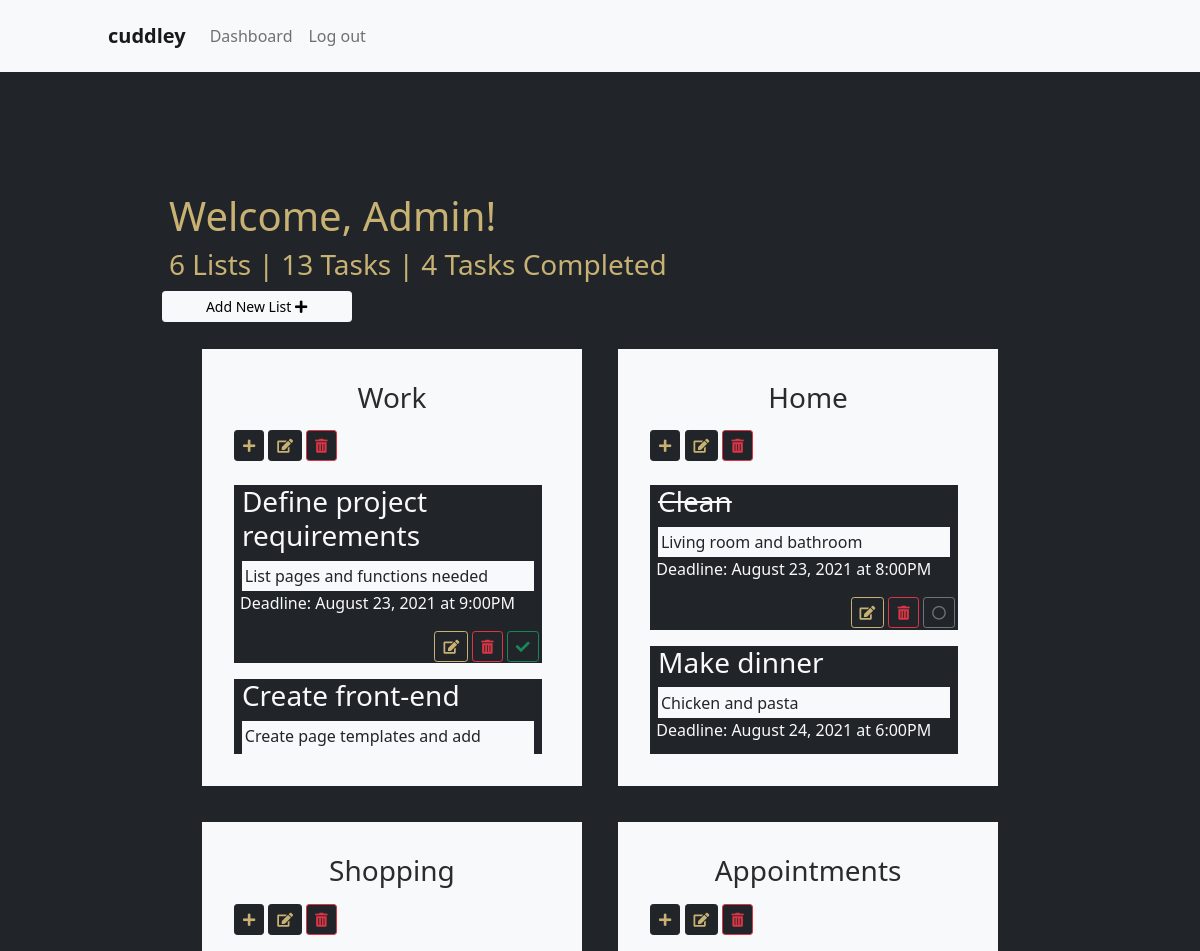
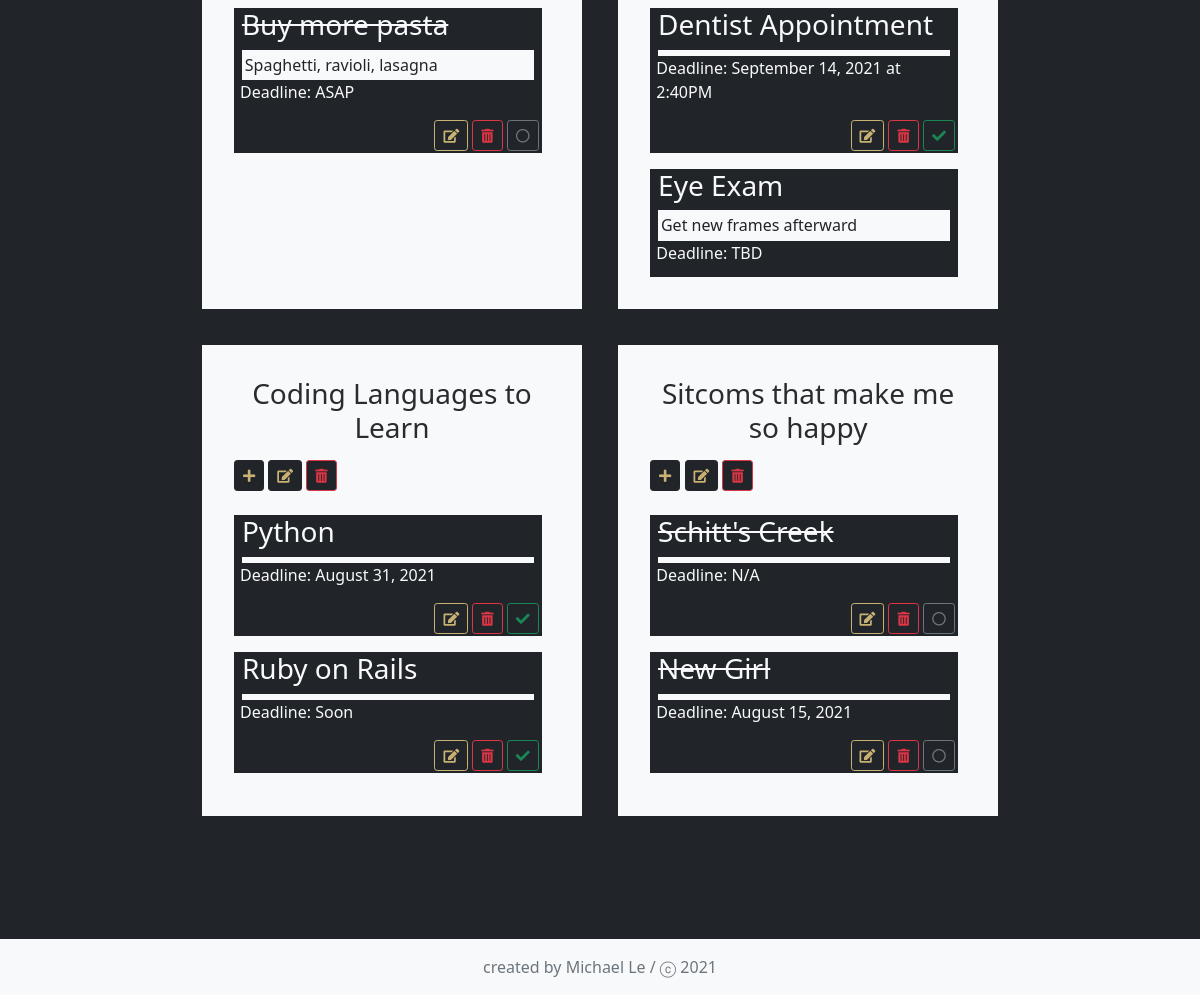
Screenshot of /dashboard/Admin (signed in) with the database file from the repository (2 pictures, top to bottom).
### main.py (models this page shows)
class User(UserMixin, db.Model):
    __tablename__ = "users"
    id = db.Column(db.Integer, primary_key=True)
    username = db.Column(db.String, nullable=False)
    email = db.Column(db.String(100), nullable=False, unique=True)
    password = db.Column(db.String, nullable=False)
    lists = relationship("List", back_populates="list_creator")
    tasks = relationship("Task", back_populates="task_creator")

class List(db.Model):
    __tablename__ = "lists"
    id = db.Column(db.Integer, primary_key=True)
    list_name = db.Column(db.String, nullable=False)
    tasks = relationship("Task", back_populates="parent_list")
    list_creator_id = db.Column(db.Integer, db.ForeignKey("users.id"))  # adds new column in List for foreign key
    list_creator = relationship("User", back_populates="lists")
    def __repr__(self):
        return self.list_name

class Task (db.Model):
    __tablename__ = "tasks"
    id = db.Column(db.Integer, primary_key=True)
    task_name = db.Column(db.String, nullable=False)
    task_description = db.Column(db.String)
    deadline = db.Column(db.String(50))
    progress = db.Column(db.Boolean, nullable=False)
    date_created = db.Column(db.Date, nullable=False)
    task_creator_id = db.Column(db.Integer, db.ForeignKey("users.id"))  # adds new column in Task for foreign key
    task_creator = relationship("User", back_populates="tasks")
    parent_list_id = db.Column(db.Integer, db.ForeignKey("lists.id"))  # adds new column in Task for foreign key
    parent_list = relationship("List", back_populates="tasks")

### main.py (the view)
@app.route('/dashboard/<username>')
@login_required
def dashboard(username):
    all_user_tasks = Task.query.filter_by(task_creator_id=current_user.id).all()
    print(all_user_tasks)
    user_lists = [lst for lst in List.query.all() if lst.list_creator_id == current_user.id]
    print(user_lists)
    num_lists = len(user_lists)
    num_tasks = len(all_user_tasks)
    num_tasks_completed = len([task for task in all_user_tasks if task.progress == 1])
    return render_template("dashboard.html", current_user=current_user, user_lists=user_lists,
                           user_tasks=all_user_tasks, username=username, current_year=CURRENT_YEAR,
                           num_lists=num_lists, num_tasks=num_tasks, num_completed=num_tasks_completed)

### main.py (called while the page is built)
@login_manager.user_loader
def load_user(user_id):
    return User.query.get(int(user_id))

### templates/dashboard.html
{% include 'header.html' %}
<div class="dashboard-container">
    <div class="lists-container">
        <div class="row welcome-row">
            <h1 class="large-header">Welcome, {{username}}!</h1>
            <h3 class="small-header ">
                {{ num_lists }} {% if num_lists != 1 %}Lists |{% else %}List | {% endif %}
                {{ num_tasks }} {% if num_tasks != 1 %}Tasks |{% else %}Task | {% endif %}
                {{ num_completed }} {% if num_completed != 1 %}Tasks Completed {% else %} Task Completed {% endif %}</h3>
            <a href="{{ url_for('new_list') }}" type="button" class="btn btn-light btn-sm add-list-btn col-lg-1 col-md-6 col-sm-10" title="Add List">
                Add New List  <i class="fas fa-plus"></i>
            </a>
        </div>
        <div class="row lists-row">
            {% for list in user_lists %}
            <div class="list bg-light col-lg-3 col-md-5 col-sm-12">
                <h3 class="list-header bg-light">{{list.list_name}}</h3>
                <div class="list-buttons">
                    <a href="{{ url_for('new_task', list_id=list.id) }}" type="button" class="btn btn-dark btn-sm list-btn"  title="Add Task"><i class="fas fa-plus"></i></a>
                    <a href="{{ url_for('update_list', list_id=list.id) }}" type="button" class="btn btn-dark btn-sm list-btn" title="Edit List Name"><i class="fas fa-edit"></i></a>
                    <a href="{{ url_for('delete_list', list_id=list.id) }}" type="button" class="btn btn-dark btn-outline-danger btn-sm" title="Delete List"><i class="fas fa-trash-alt"></i></a>
                </div>
                <div class="task-section">
                    {% for task in user_tasks %}
                    {% if task.parent_list_id == list.id %}
                    <div class="task-container bg-dark text-light">
                        {% if task.progress == 0 %}
                        <h3 class="task-name">{{ task.task_name }}</h3>
                        {% else %}
                        <h3 class="task-name" style="text-decoration: line-through">{{ task.task_name }}</h3>
                        {% endif %}
                        <div class="description-container bg-light text-dark">
                            <p class="task-description">{{ task.task_description }}</p>
                        </div>
                        <p class="due-date">Deadline: {{ task.deadline }}</p>
                        <div class="task-buttons">
                            <a href="{{ url_for('update_task', task_id=task.id) }}" type="button" class="btn btn-sm edit-task-btn" title="Edit Task">
                                <i class="fas fa-edit"></i>
                            </a>
                            <a href="{{ url_for('delete_task', task_id=task.id) }}" type="button" class="btn btn-outline-danger btn-sm delete-task-btn" title="Delete Task">
                                <i class="fas fa-trash-alt"></i>
                            </a>
                            {% if task.progress == 1 %}
                            <a href="{{ url_for('update_task_progress', task_id=task.id) }}" type="button" class="btn btn-outline-secondary btn-sm check-box" title="Mark Task Incomplete">
                                <i class="far fa-circle"></i>
                            </a>
                            {% else %}
                            <a href="{{ url_for('update_task_progress', task_id=task.id) }}" type="button" class="btn btn-outline-success btn-sm check-box" title="Mark Task Complete">
                                <i class="fas fa-check"></i>
                            </a>
                            {% endif %}
                        </div>
                    </div>
                    {% endif %}
                    {% endfor %}
                </div>
            </div>
            {% endfor %}
        </div>
    </div>
</div>
{% include 'footer.html' %}

### templates/header.html (shortened to what this page needs)
<!doctype html>
<html lang="en">
  <head>
    <link href="https://cdn.jsdelivr.net/npm/bootstrap@5.1.0/dist/css/bootstrap.min.css" rel="stylesheet">
    <link rel="stylesheet" href="https://use.fontawesome.com/releases/v5.15.4/css/all.css">
    <link href="{{ url_for('static', filename='styles.css') }}" rel="stylesheet">
  </head>
  <body class="bg-dark">
    <header id="header">
        <nav class="navbar navbar-expand-lg navbar-light bg-light fixed-top navbar-style">
            <div class="container-fluid">
              <a class="navbar-brand big-nav-link navigation-title" href="{{ url_for('home') }}">cuddley</a>
              <div class="collapse navbar-collapse" id="navbarNav">
                <ul class="navbar-nav me-auto mb-2 mb-lg-0">
                  {% if not current_user.is_authenticated %}
                  <li class="nav-item">
                    <a class="nav-link" href="{{ url_for('sign_up') }}">Sign up</a>
                  </li>
                  <li class="nav-item">
                    <a class="nav-link" href="{{ url_for('login') }}">Log in</a>
                  </li>
                  {% else %}
                  <li class="nav-item">
                    <a class="nav-link" href="{{ url_for('dashboard', username=current_user.username) }}">Dashboard</a>
                  </li>
                  <li class="nav-item">
                    <a class="nav-link" href="{{ url_for('logout') }}">Log out</a>
                  </li>
                  {% endif %}
                </ul>
              </div>
            </div>
        </nav>
    </header>

### templates/footer.html (shortened to what this page needs)
        <footer>
          <div class="footer-container bg-light">
            <span class="text-muted">created by Michael Le / ⓒ {{current_year}}</span>
          </div>
        </footer>
    </body>
</html>

### static/styles.css (style rules this page uses)
html { min-height: 100vh; position: relative; }
.navbar-style { padding: 1rem 6rem; margin: 0; }
.navigation-title { font-weight:bold; }
.footer-container { position: absolute; bottom: 0; text-align: center; padding: 1rem 0; width: 100%; margin: 0; }
.dashboard-container { padding: 10rem 10rem 10rem; }
.dashboard-container .large-header { color: #c8b273; margin: 2rem 1% 0; }
.dashboard-container .small-header { color: #c8b273; margin: 0.5rem 1% 0; }
.welcome-row { min-width: 380px; }
.lists-row { justify-content:center; }
.lists-container .add-list-btn { min-width: 190px; margin: 1% 1.5%; }
.list { text-align: center; min-height: 21rem; min-width: 380px; margin: 2% 2%; border: none; padding: 2rem; color: #292b2c; overflow: auto; padding-bottom: 2rem; }
.list-header { margin-bottom: 1rem; }
.list-buttons { text-align: left; margin-bottom: 0.5rem; }
.list-btn { color: #c8b273; }
.task-section { height: 285px; overflow: auto; padding-right: 0.5rem; }
.task-section:last-child { padding-bottom: 4.5rem; }
.task-container { margin: 1rem 0; padding: 0 0 0.1rem 0; }
.task-name { text-align: left; padding: 0 0.5rem; }
.description-container { width: 95%; margin: auto; }
.task-description { padding: 0.2rem; margin-bottom: 0; font-size: 1rem; text-align: left; }
.due-date { text-align: left; font-size: 1rem; padding: 0 0 0 2%; }
.task-buttons { padding-right: 0.2rem; text-align: right; }
.edit-task-btn { border-color: #c8b273; color: #c8b273; }

### rows the page displays
User: username "Admin"
List: list_name "Work"
Task: task_name "Define project requirements", task_description "List pages and functions needed", deadline "August 23, 2021 at 9:00PM"
Task: task_name "Create front-end", task_description "Create page templates and add…"
List: list_name "Home"
Task: task_name "Clean", task_description "Living room and bathroom", deadline "August 23, 2021 at 8:00PM"
Task: task_name "Make dinner", task_description "Chicken and pasta", deadline "August 24, 2021 at 6:00PM"
List: list_name "Shopping"
Task: task_name "Buy more pasta", task_description "Spaghetti, ravioli, lasagna", deadline "ASAP"
List: list_name "Appointments"
Task: task_name "Dentist Appointment", deadline "September 14, 2021 at 2:40PM"
Task: task_name "Eye Exam", task_description "Get new frames afterward", deadline "TBD"
List: list_name "Coding Languages to Learn"
Task: task_name "Python", deadline "August 31, 2021"
Task: task_name "Ruby on Rails", deadline "Soon"
List: list_name "Sitcoms that make me so happy"
Task: task_name "Schitt's Creek", deadline "N/A"
Task: task_name "New Girl", deadline "August 15, 2021"

### other values shown
{{ num_lists }} "6"
{{ num_tasks }} "13"
{{ num_completed }} "4"
{{ current_year }} "2021"
